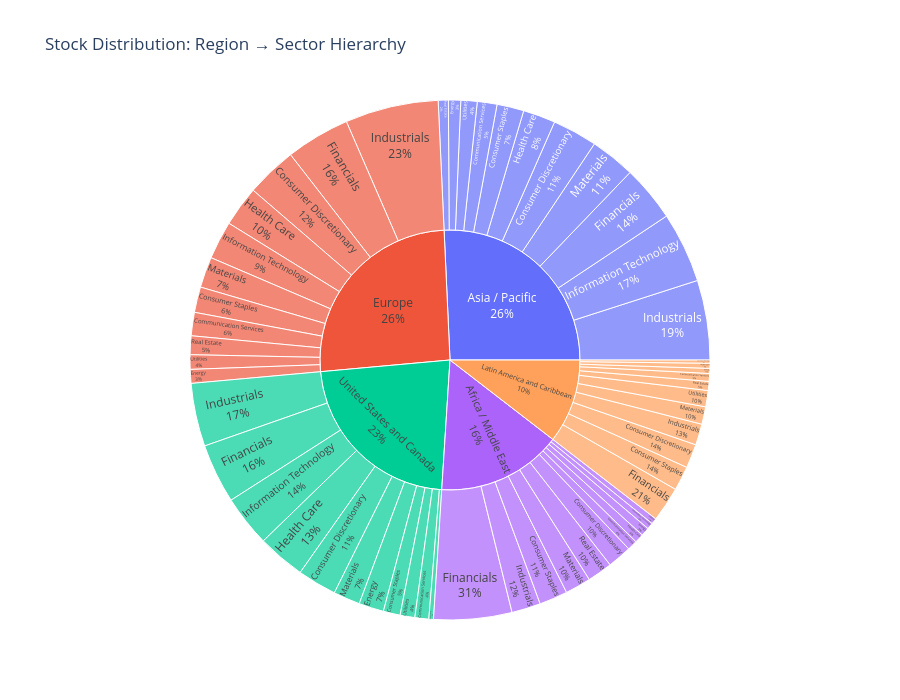

The cell this chart's notebook holds for it:
### Code cell
# Sunburst chart: Region → Sector hierarchy
if HAVE_PLOTLY and 'region' in all_stocks.columns and 'sector' in all_stocks.columns:
    sunburst_data = all_stocks[['region', 'sector']].dropna()
    sunburst_counts = sunburst_data.groupby(['region', 'sector']).size().reset_index(name='count')

    if len(sunburst_counts) > 0:
        fig = px.sunburst(
                sunburst_counts,
                path=['region', 'sector'],
                values='count',
                title='Stock Distribution: Region → Sector Hierarchy',
                height=700
                )
        fig.update_traces(textinfo='label+percent parent')
        fig.show()

### Figure 1 — Plotly figure (JSON) as saved in the notebook; plotly's stock layout.template omitted (floating-point values rounded to 4 significant figures)
{"data": [{"branchvalues": "total", "domain": {"x": [0.0, 1.0], "y": [0.0, 1.0]}, "hovertemplate": "labels=%{label}<br>count=%{value}<br>parent=%{parent}<br>id=%{id}<extra></extra>", "ids": ["Africa / Middle East/Communication Services", "Africa / Middle East/Consumer Discretionary", "Africa / Middle East/Consumer Staples", "Africa / Middle East/Energy", "Africa / Middle East/Financials", "Africa / Middle East/Health Care", "Africa / Middle East/Industrials", "Africa / Middle East/Information Technology", "Africa / Middle East/Materials", "Africa / Middle East/Real Estate", "Africa / Middle East/Utilities", "Asia / Pacific/Communication Services", "Asia / Pacific/Consumer Discretionary", "Asia / Pacific/Consumer Staples", "Asia / Pacific/Energy", "Asia / Pacific/Financials", "Asia / Pacific/Health Care", "Asia / Pacific/Industrials", "Asia / Pacific/Information Technology", "Asia / Pacific/Materials", "Asia / Pacific/Real Estate", "Asia / Pacific/Utilities", "Europe/Communication Services", "Europe/Consumer Discretionary", "Europe/Consumer Staples", "Europe/Energy", "Europe/Financials", "Europe/Health Care", "Europe/Industrials", "Europe/Information Technology", "Europe/Materials", "Europe/Real Estate", "Europe/Utilities", "Latin America and Caribbean/Communication Services", "Latin America and Caribbean/Consumer Discretionary", "Latin America and Caribbean/Consumer Staples", "Latin America and Caribbean/Energy", "Latin America and Caribbean/Financials", "Latin America and Caribbean/Health Care", "Latin America and Caribbean/Industrials", "Latin America and Caribbean/Information Technology", "Latin America and Caribbean/Materials", "Latin America and Caribbean/Real Estate", "Latin America and Caribbean/Utilities", "United States and Canada/Communication Services", "United States and Canada/Consumer Discretionary", "United States and Canada/Consumer Staples", "United States and Canada/Energy", "United States and Canada/Financials", "United States and Canada/Health Care", "United States and Canada/Industrials", "United States and Canada/Information Technology", "United States and Canada/Materials", "United States and Canada/Real Estate", "United States and Canada/Utilities", "Africa / Middle East", "Asia / Pacific", "Europe", "Latin America and Caribbean", "United States and Canada"], "labels": ["Communication Services", "Consumer Discretionary", "Consumer Staples", "Energy", "Financials", "Health Care", "Industrials", "Information Technology", "Materials", "Real Estate", "Utilities", "Communication Services", "Consumer Discretionary", "Consumer Staples", "Energy", "Financials", "Health Care", "Industrials", "Information Technology", "Materials", "Real Estate", "Utilities", "Communication Services", "Consumer Discretionary", "Consumer Staples", "Energy", "Financials", "Health Care", "Industrials", "Information Technology", "Materials", "Real Estate", "Utilities", "Communication Services", "Consumer Discretionary", "Consumer Staples", "Energy", "Financials", "Health Care", "Industrials", "Information Technology", "Materials", "Real Estate", "Utilities", "Communication Services", "Consumer Discretionary", "Consumer Staples", "Energy", "Financials", "Health Care", "Industrials", "Information Technology", "Materials", "Real Estate", "Utilities", "Africa / Middle East", "Asia / Pacific", "Europe", "Latin America and Caribbean", "United States and Canada"], "name": "", "parents": ["Africa / Middle East", "Africa / Middle East", "Africa / Middle East", "Africa / Middle East", "Africa / Middle East", "Africa / Middle East", "Africa / Middle East", "Africa / Middle East", "Africa / Middle East", "Africa / Middle East", "Africa / Middle East", "Asia / Pacific", "Asia / Pacific", "Asia / Pacific", "Asia / Pacific", "Asia / Pacific", "Asia / Pacific", "Asia / Pacific", "Asia / Pacific", "Asia / Pacific", "Asia / Pacific", "Asia / Pacific", "Europe", "Europe", "Europe", "Europe", "Europe", "Europe", "Europe", "Europe", "Europe", "Europe", "Europe", "Latin America and Caribbean", "Latin America and Caribbean", "Latin America and Caribbean", "Latin America and Caribbean", "Latin America and Caribbean", "Latin America and Caribbean", "Latin America and Caribbean", "Latin America and Caribbean", "Latin America and Caribbean", "Latin America and Caribbean", "Latin America and Caribbean", "United States and Canada", "United States and Canada", "United States and Canada", "United States and Canada", "United States and Canada", "United States and Canada", "United States and Canada", "United States and Canada", "United States and Canada", "United States and Canada", "United States and Canada", "", "", "", "", ""], "values": [50.0, 120.0, 141.0, 42.0, 388.0, 45.0, 144.0, 32.0, 128.0, 125.0, 29.0, 98.0, 223.0, 134.0, 61.0, 279.0, 161.0, 396.0, 351.0, 224.0, 50.0, 81.0, 116.0, 253.0, 127.0, 69.0, 319.0, 201.0, 464.0, 190.0, 153.0, 93.0, 72.0, 39.0, 119.0, 121.0, 25.0, 174.0, 25.0, 105.0, 16.0, 87.0, 45.0, 81.0, 69.0, 195.0, 84.0, 124.0, 296.0, 238.0, 314.0, 255.0, 133.0, 23.0, 73.0, 1244.0, 2058.0, 2057.0, 837.0, 1804.0], "type": "sunburst", "textinfo": "label+percent parent"}], "layout": {"legend": {"tracegroupgap": 0}, "title": {"text": "Stock Distribution: Region → Sector Hierarchy"}, "height": 700}}
